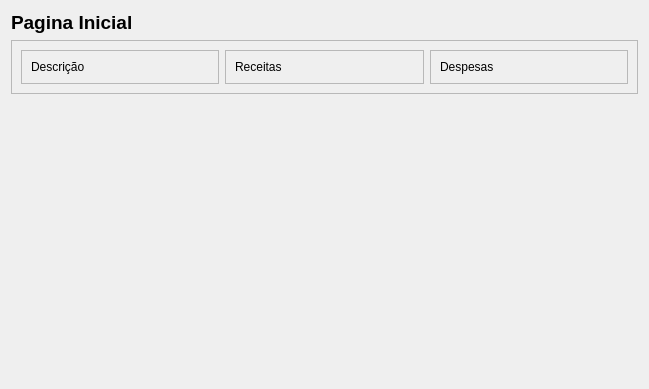
<?xml version="1.0" encoding="UTF-8"?>
<ui version="4.0">
 <class>Form</class>
 <widget class="QWidget" name="Form">
  <property name="geometry">
   <rect>
    <x>0</x>
    <y>0</y>
    <width>649</width>
    <height>389</height>
   </rect>
  </property>
  <property name="windowTitle">
   <string>Form</string>
  </property>
  <property name="styleSheet">
   <string notr="true"/>
  </property>
  <layout class="QVBoxLayout" name="verticalLayout_4">
   <item>
    <widget class="QLabel" name="label">
     <property name="font">
      <font>
       <family>Segoe UI</family>
       <pointsize>14</pointsize>
       <bold>true</bold>
      </font>
     </property>
     <property name="text">
      <string>Pagina Inicial</string>
     </property>
    </widget>
   </item>
   <item>
    <widget class="QFrame" name="frame_4">
     <property name="frameShape">
      <enum>QFrame::StyledPanel</enum>
     </property>
     <property name="frameShadow">
      <enum>QFrame::Raised</enum>
     </property>
     <layout class="QHBoxLayout" name="horizontalLayout">
      <item>
       <widget class="QFrame" name="frame">
        <property name="frameShape">
         <enum>QFrame::StyledPanel</enum>
        </property>
        <property name="frameShadow">
         <enum>QFrame::Raised</enum>
        </property>
        <layout class="QVBoxLayout" name="verticalLayout_3">
         <item>
          <widget class="QLabel" name="label_2">
           <property name="text">
            <string>Descrição</string>
           </property>
          </widget>
         </item>
        </layout>
       </widget>
      </item>
      <item>
       <widget class="QFrame" name="frame_2">
        <property name="frameShape">
         <enum>QFrame::StyledPanel</enum>
        </property>
        <property name="frameShadow">
         <enum>QFrame::Raised</enum>
        </property>
        <layout class="QVBoxLayout" name="verticalLayout_2">
         <item>
          <widget class="QLabel" name="label_3">
           <property name="text">
            <string>Receitas</string>
           </property>
          </widget>
         </item>
        </layout>
       </widget>
      </item>
      <item>
       <widget class="QFrame" name="frame_3">
        <property name="frameShape">
         <enum>QFrame::StyledPanel</enum>
        </property>
        <property name="frameShadow">
         <enum>QFrame::Raised</enum>
        </property>
        <layout class="QVBoxLayout" name="verticalLayout">
         <item>
          <widget class="QLabel" name="label_4">
           <property name="text">
            <string>Despesas</string>
           </property>
          </widget>
         </item>
        </layout>
       </widget>
      </item>
     </layout>
    </widget>
   </item>
   <item>
    <spacer name="verticalSpacer">
     <property name="orientation">
      <enum>Qt::Vertical</enum>
     </property>
     <property name="sizeHint" stdset="0">
      <size>
       <width>20</width>
       <height>40</height>
      </size>
     </property>
    </spacer>
   </item>
  </layout>
 </widget>
 <resources/>
 <connections/>
</ui>
